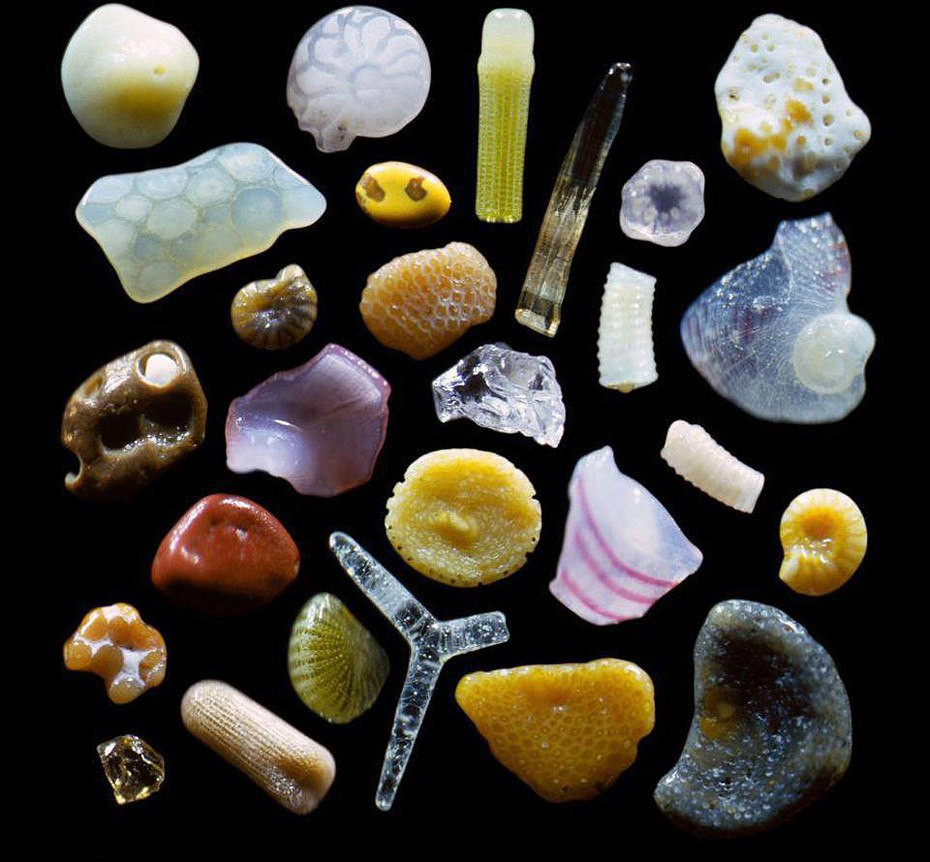
#> input picture images/test.jpg, 930 x 862 px
$ python grey.py   (Python 2 division)
#> lines starting #> are read from the running program, lines starting #| are printed output that depends on the picture
#!/usr/bin/env python

import random
from PIL import Image, ImageFilter, ImageDraw
from pprint import pprint
from operator import itemgetter
import matplotlib.pyplot as plt

image = Image.open("images/test.jpg")
#> image is the input picture: PIL image 930x862 RGB; mean R, G, B 63.9, 59.5, 51.9
draw = ImageDraw.Draw(image)
width = image.size[0]
#> width = 930
height = image.size[1]
#> height = 862
pix = image.load()

for i in range(width):
	for j in range(height):
		a = pix[i, j][0]
		b = pix[i, j][1]
		c = pix[i, j][2]
		S = (a + b + c) // 3
		draw.point((i, j), (S, S, S))

del draw
image.save("ans.jpg")
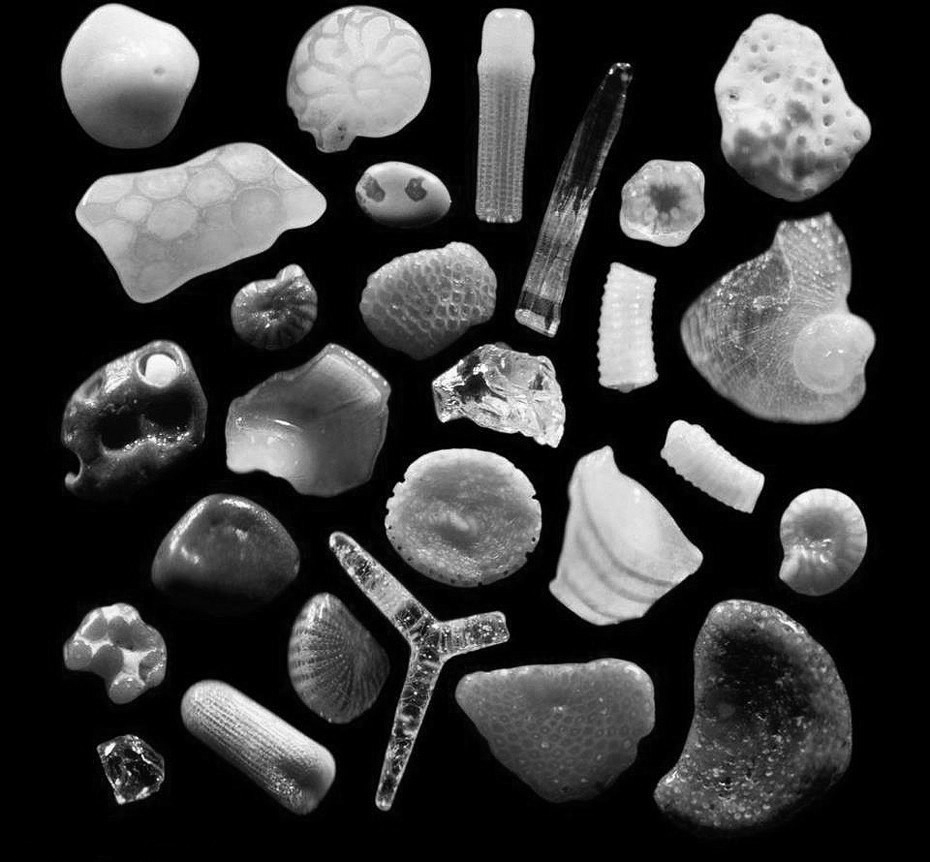
#> saved as ans.jpg: PIL image 930x862 RGB; min 0, max 255, mean 58.2

image = Image.open("ans.jpg")
image.convert("P")

values = {}
his = image.histogram()
#> his = 768 values, max 303847 at index 0, min 37 at index 254, mean 3131.5
for i in range(256):
	values[i] = his[i]
#> after the loop, values = 256 items
#pprint(his)
#plt.hist(his,10)
#plt.show()
min = 10
max = 10
for i in range(256):
	if values[i] < min and values[i] != 0:
		min = values[i]
		minclr = i
	elif values[i] > max:
		max = values[i]
		maxclr = i
#> this loop made 256 passes
#> max on pass 1: 303847
#> after the loop, max = 303847; maxclr = 0; min = 10

middle = (max - min)/2
#> middle = 151918
sum = 0
print middle
#| 151918
j=0
for i in range(256):
	if values[i] < middle and values[i] != 0:
		sum += values[i]
		j+=1
#> this loop made 256 passes
#> sum on passes 2 to 13: 37658, 67425, 86642, 100300, 110096, 117400, 123248, 127924, 131518, 134353, 136876, 138994
#> after the loop, j = 255; sum = 497813
sum = sum / j
#> sum = 1952

print "Min&Max&Sum: ",min," ",max," ",sum
#| Min&Max&Sum:  10   303847   1952
#colors = sorted(values.items(), key=itemgetter(1), reverse=True)
#pprint(colors)
image.convert("P")
image2 = Image.new("P", image.size, 0)
#> image2: PIL image 930x862 P; every value is 0
for x in range(image.size[1]):
    for y in range(image.size[0]):
        pixel = image.getpixel((y,x))
        #print pixel
#> (the run stopped early here; a loop or call above may not have finished)
